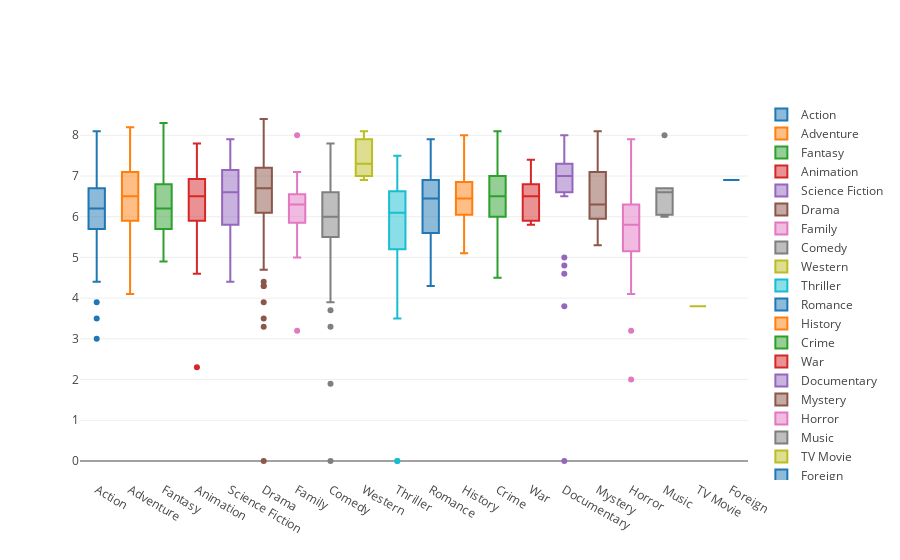

Source (notebook cell):
### Markdown cell above
### 5. Ну и напоследок сделаем красивый график свечек. Посмотрим распределение оценок криков по жанрам.

Единственный неприятный момент: в genres находится массив из жанров. Я возьму первый в списке жанр наивно полагая что он - основной.

### Code cell
import json

def extract_main_genre(genres_json):
    '''Достаем жанр фильма из json. Берем первое значение из списка.'''
    genres = json.loads(genres_json)
    if type(genres) is list and len(genres) > 0:
        return genres[0]['name']
    return None

df['genre_main'] = df['genres'].apply(extract_main_genre)

data = []
for genre in df.genre_main.unique():
    data.append(
        go.Box(y=df[df.genre_main==genre].vote_average, 
               name=genre)
    )
iplot(data, show_link = False)

### Figure 1 — Plotly figure (JSON) as saved in the notebook; plotly's stock layout.template omitted (floating-point values rounded to 4 significant figures; data arrays with more than 128 entries replaced by an {"elided": "..."} marker saying what was removed)
{"data": [{"name": "Action", "type": "box", "uid": "56a23508-d073-11e8-9bd4-d5aa758ff23f", "y": {"elided": "241 float values"}}, {"name": "Adventure", "type": "box", "uid": "56a23652-d073-11e8-9bd4-d5aa758ff23f", "y": {"elided": "151 float values"}}, {"name": "Fantasy", "type": "box", "uid": "56a23706-d073-11e8-9bd4-d5aa758ff23f", "y": [5.9, 5.7, 5.3, 7, 7.5, 7.3, 5.8, 6.5, 6, 6.2, 5.1, 7.1, 6.8, 7.6, 6.8, 5.4, 5.8, 5.5, 4.9, 6.6, 6.9, 6.4, 5.7, 5.7, 6.1, 6, 8.2, 6.5, 6.2, 5.6, 5.7, 5.3, 5.5, 6.4, 5.6, 6.5, 4.9, 7.4, 5, 6.4, 6.8, 5.4, 6.6, 6, 8.3, 7.6, 5.8, 6.9, 6.8, 6.7, 6.9]}, {"name": "Animation", "type": "box", "uid": "56a23792-d073-11e8-9bd4-d5aa758ff23f", "y": [7.4, 5.8, 7.6, 6.7, 7.8, 6.6, 6, 7.5, 7.3, 6.3, 6.7, 5.8, 6.1, 6.6, 6.7, 6.3, 7.5, 5.5, 5.7, 6.5, 6.5, 5.9, 6.2, 7.6, 7.3, 6.5, 6.5, 6.7, 6.5, 5.9, 6.8, 6.5, 5.2, 5.9, 7, 6.5, 6.3, 6.9, 6.6, 5.8, 5.9, 7.1, 7.1, 6.1, 5.5, 5.6, 7.3, 4.6, 2.3, 5.7, 6.6, 5.2, 6.8, 7.4, 6.8, 5.9, 5.8, 5.2, 7.3, 7.2, 6.8]}, {"name": "Science Fiction", "type": "box", "uid": "56a23814-d073-11e8-9bd4-d5aa758ff23f", "y": [7.4, 6, 5.8, 5.2, 6.4, 7.3, 5.8, 7, 6.6, 6.3, 7.1, 5.8, 7.3, 6.6, 6.9, 5.8, 5.8, 5.7, 5.6, 4.4, 6.5, 7, 6.2, 6, 7.3, 4.8, 7.9, 6.3, 7.9, 6.7, 6.4, 7.3, 7.8, 6.9, 6, 7.6, 5.7, 7, 6.8, 7.7, 6.9]}, {"name": "Drama", "type": "box", "uid": "56a2388c-d073-11e8-9bd4-d5aa758ff23f", "y": {"elided": "332 float values"}}, {"name": "Family", "type": "box", "uid": "56a238fa-d073-11e8-9bd4-d5aa758ff23f", "y": [6.4, 7.1, 6.2, 5.7, 6.2, 6.4, 8, 6.5, 6.4, 5.9, 6.7, 7, 5, 6.7, 5.9, 6.3, 6.1, 5.3, 3.2, 6.3, 5.7]}, {"name": "Comedy", "type": "box", "uid": "56a23972-d073-11e8-9bd4-d5aa758ff23f", "y": {"elided": "279 float values"}}, {"name": "Western", "type": "box", "uid": "56a239ea-d073-11e8-9bd4-d5aa758ff23f", "y": [7.3, 6.9, 8.1]}, {"name": "Thriller", "type": "box", "uid": "56a23a62-d073-11e8-9bd4-d5aa758ff23f", "y": [6.5, 5.2, 6.4, 6.2, 6.5, 7, 7.2, 7.2, 6, 4.8, 6.5, 5.9, 4.9, 6.7, 6.6, 7.2, 6.1, 7, 6.6, 5.6, 5.7, 7.1, 6.3, 6.4, 6.3, 6.1, 6.1, 5.7, 5.4, 6.7, 5.2, 4.6, 5.4, 3.7, 5.3, 4.7, 5.6, 7, 6.7, 6.7, 6.4, 5.6, 6.4, 6.4, 6.8, 5.1, 7, 4.1, 6.7, 5.1, 5.4, 6.1, 3.5, 4.4, 7.5, 0, 4.6, 0, 4.1, 6.6, 5.8]}, {"name": "Romance", "type": "box", "uid": "56a23ad0-d073-11e8-9bd4-d5aa758ff23f", "y": [6.7, 6.7, 7.3, 6.3, 5.4, 6, 6.7, 5.7, 5.6, 5.3, 7, 6.6, 6.5, 5.8, 6.5, 7.7, 7.2, 6.9, 5.5, 5.6, 5, 7.9, 6.5, 5.4, 6.4, 7.4, 5.8, 6.8, 6.6, 7, 7.1, 4.3, 6.1, 6.9, 6.3, 5.2, 6, 5.6]}, {"name": "History", "type": "box", "uid": "56a23b48-d073-11e8-9bd4-d5aa758ff23f", "y": [6.5, 5.9, 6.6, 7.1, 8, 6.2, 6.4, 5.1]}, {"name": "Crime", "type": "box", "uid": "56a23bb6-d073-11e8-9bd4-d5aa758ff23f", "y": [7.9, 6.2, 6.5, 5.1, 6.3, 7.1, 7.6, 6.3, 6.2, 7.3, 7.1, 7, 7.3, 6, 6.6, 6.6, 6.2, 6, 7, 7, 6.2, 5.3, 8.1, 5.5, 6.7, 6.2, 6.1, 7.5, 6.2, 6.5, 4.8, 7.4, 6.2, 6, 5.8, 5.9, 5.6, 6.6, 6, 6, 6.8, 5.7, 6.5, 7.6, 6.8, 7.2, 5.6, 7, 6.6, 6.9, 4.9, 4.5, 7.2, 6.3, 5.2, 6.9, 6.9]}, {"name": "War", "type": "box", "uid": "56a23c2e-d073-11e8-9bd4-d5aa758ff23f", "y": [6.4, 5.8, 7.4, 6.6, 5.9, 6.8]}, {"name": "Documentary", "type": "box", "uid": "56a23c9c-d073-11e8-9bd4-d5aa758ff23f", "y": [7.3, 7, 4.8, 6.5, 8, 0, 6.9, 7.3, 6.6, 7.1, 4.6, 7.7, 7.2, 7.8, 6.8, 6.7, 7.2, 7.4, 7.2, 7.5, 6.6, 7, 3.8, 6.8, 7.2, 5, 7.9]}, {"name": "Mystery", "type": "box", "uid": "56a23d14-d073-11e8-9bd4-d5aa758ff23f", "y": [5.7, 7.1, 7.9, 6.3, 7.1, 6, 5.3, 5.8, 6.2, 8.1, 6.3, 6.5, 7.1]}, {"name": "Horror", "type": "box", "uid": "56a23d8c-d073-11e8-9bd4-d5aa758ff23f", "y": [5, 6.3, 6.5, 6.1, 7, 5.4, 5.8, 6.1, 5.9, 5.4, 7.8, 6.4, 4.8, 6.2, 6.2, 6.5, 5.5, 6, 6.1, 5.2, 4.9, 5.8, 6.5, 5, 7.4, 5.2, 4.2, 5.4, 4.7, 6.9, 6.4, 7.4, 5.8, 6.1, 6.4, 4.5, 4.8, 6, 5.4, 5.9, 5.1, 6.3, 6.2, 7.5, 6.7, 6, 5.6, 5.9, 5.8, 5.8, 5.4, 4.8, 6.4, 7.9, 5.7, 6, 5, 5.6, 6.5, 5.9, 6.1, 5, 6.7, 6, 5.7, 4.6, 5.2, 4.5, 6.6, 4.1, 5.7, 7.1, 5.3, 5.6, 6.8, 5.1, 6.5, 4.2, 6.1, 4.9, 4.7, 5.7, 5.7, 6.1, 5.4, 4.5, 5.7, 6.3, 5.9, 4.9, 3.2, 2]}, {"name": "Music", "type": "box", "uid": "56a23dfa-d073-11e8-9bd4-d5aa758ff23f", "y": [6.7, 6.2, 6.6, 6.7, 6, 6, 8]}, {"name": "TV Movie", "type": "box", "uid": "56a23e68-d073-11e8-9bd4-d5aa758ff23f", "y": [3.8]}, {"type": "box", "uid": "56a23ed6-d073-11e8-9bd4-d5aa758ff23f", "y": []}, {"name": "Foreign", "type": "box", "uid": "56a23f44-d073-11e8-9bd4-d5aa758ff23f", "y": [6.9]}], "layout": {}}
